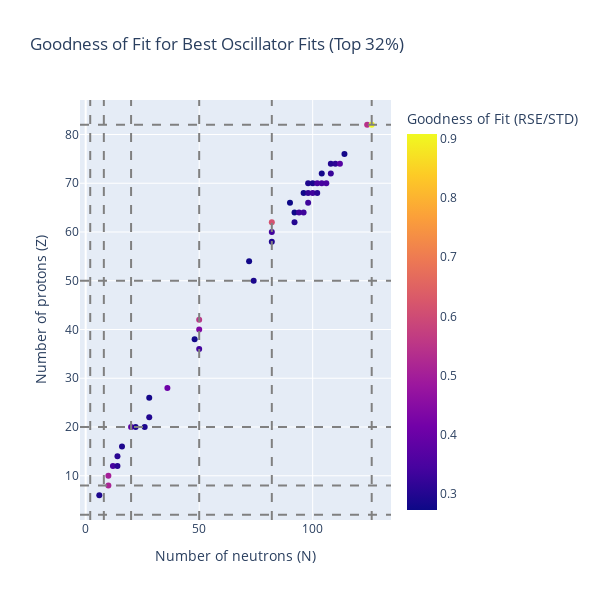

Source (notebook cell):
### Code cell
fig = px.scatter(get_best_goodness(oscillators, quantiles[1]).reset_index(), 
          x='n',
          y='z', 
          color='goodness',
          title='Goodness of Fit for Best Oscillator Fits (Top 32%)',
          labels={'z': 'Number of protons (Z)', 'n': 'Number of neutrons (N)', 'goodness': 'Goodness of Fit (RSE/STD)'},
        #   color_continuous_scale=[(0,'#0d0887'), (0.8,'#cc4778'), (1,'#f0f921')],
          color_continuous_scale='plasma',
          height=600,
          width=600)

magic_numbers_n = [2, 8, 20, 50, 82, 126]
magic_numbers_z = [2, 8, 20, 50, 82]

for i, m in enumerate(magic_numbers_n):
    fig.add_vline(x=m, line_dash="dash", line_color="gray", name="Magic numbers" if i==0 else None)

for i, m in enumerate(magic_numbers_z):
    fig.add_hline(y=m, line_dash="dash", line_color="gray")

fig.show()

### Figure 1 — Plotly figure (JSON) as saved in the notebook; plotly's stock layout.template omitted (floating-point values rounded to 4 significant figures)
{"data": [{"hovertemplate": "Number of neutrons (N)=%{x}<br>Number of protons (Z)=%{y}<br>Goodness of Fit (RSE/STD)=%{marker.color}<extra></extra>", "legendgroup": "", "marker": {"color": [0.2919, 0.514, 0.5022, 0.3436, 0.3091, 0.3072, 0.2933, 0.3759, 0.2937, 0.2921, 0.2978, 0.2827, 0.4065, 0.3409, 0.2788, 0.4378, 0.5529, 0.2905, 0.2791, 0.2958, 0.3385, 0.6138, 0.3006, 0.2756, 0.3343, 0.3327, 0.2725, 0.3327, 0.2761, 0.3178, 0.3376, 0.3074, 0.293, 0.2891, 0.3444, 0.3449, 0.3462, 0.2828, 0.3259, 0.3002, 0.3127, 0.3665, 0.2815, 0.5422, 0.9083], "coloraxis": "coloraxis", "symbol": "circle"}, "mode": "markers", "name": "", "orientation": "v", "showlegend": false, "type": "scatter", "x": [6, 10, 10, 12, 14, 14, 16, 20, 22, 26, 28, 28, 36, 50, 48, 50, 50, 74, 72, 82, 82, 82, 92, 92, 94, 96, 90, 98, 96, 98, 100, 102, 98, 100, 102, 104, 106, 104, 108, 108, 110, 112, 114, 124, 126], "xaxis": "x", "y": [6, 8, 10, 12, 12, 14, 16, 20, 20, 20, 22, 26, 28, 36, 38, 40, 42, 50, 54, 58, 60, 62, 62, 64, 64, 64, 66, 66, 68, 68, 68, 68, 70, 70, 70, 70, 70, 72, 72, 74, 74, 74, 76, 82, 82], "yaxis": "y"}], "layout": {"coloraxis": {"colorbar": {"title": {"text": "Goodness of Fit (RSE/STD)"}}, "colorscale": [[0, "#0d0887"], [0.1111, "#46039f"], [0.2222, "#7201a8"], [0.3333, "#9c179e"], [0.4444, "#bd3786"], [0.5556, "#d8576b"], [0.6667, "#ed7953"], [0.7778, "#fb9f3a"], [0.8889, "#fdca26"], [1, "#f0f921"]]}, "height": 600, "legend": {"tracegroupgap": 0}, "shapes": [{"line": {"color": "gray", "dash": "dash"}, "name": "Magic numbers", "type": "line", "x0": 2, "x1": 2, "xref": "x", "y0": 0, "y1": 1, "yref": "y domain"}, {"line": {"color": "gray", "dash": "dash"}, "type": "line", "x0": 8, "x1": 8, "xref": "x", "y0": 0, "y1": 1, "yref": "y domain"}, {"line": {"color": "gray", "dash": "dash"}, "type": "line", "x0": 20, "x1": 20, "xref": "x", "y0": 0, "y1": 1, "yref": "y domain"}, {"line": {"color": "gray", "dash": "dash"}, "type": "line", "x0": 50, "x1": 50, "xref": "x", "y0": 0, "y1": 1, "yref": "y domain"}, {"line": {"color": "gray", "dash": "dash"}, "type": "line", "x0": 82, "x1": 82, "xref": "x", "y0": 0, "y1": 1, "yref": "y domain"}, {"line": {"color": "gray", "dash": "dash"}, "type": "line", "x0": 126, "x1": 126, "xref": "x", "y0": 0, "y1": 1, "yref": "y domain"}, {"line": {"color": "gray", "dash": "dash"}, "type": "line", "x0": 0, "x1": 1, "xref": "x domain", "y0": 2, "y1": 2, "yref": "y"}, {"line": {"color": "gray", "dash": "dash"}, "type": "line", "x0": 0, "x1": 1, "xref": "x domain", "y0": 8, "y1": 8, "yref": "y"}, {"line": {"color": "gray", "dash": "dash"}, "type": "line", "x0": 0, "x1": 1, "xref": "x domain", "y0": 20, "y1": 20, "yref": "y"}, {"line": {"color": "gray", "dash": "dash"}, "type": "line", "x0": 0, "x1": 1, "xref": "x domain", "y0": 50, "y1": 50, "yref": "y"}, {"line": {"color": "gray", "dash": "dash"}, "type": "line", "x0": 0, "x1": 1, "xref": "x domain", "y0": 82, "y1": 82, "yref": "y"}], "title": {"text": "Goodness of Fit for Best Oscillator Fits (Top 32%)"}, "width": 600, "xaxis": {"anchor": "y", "domain": [0, 1], "title": {"text": "Number of neutrons (N)"}}, "yaxis": {"anchor": "x", "domain": [0, 1], "title": {"text": "Number of protons (Z)"}}}}
